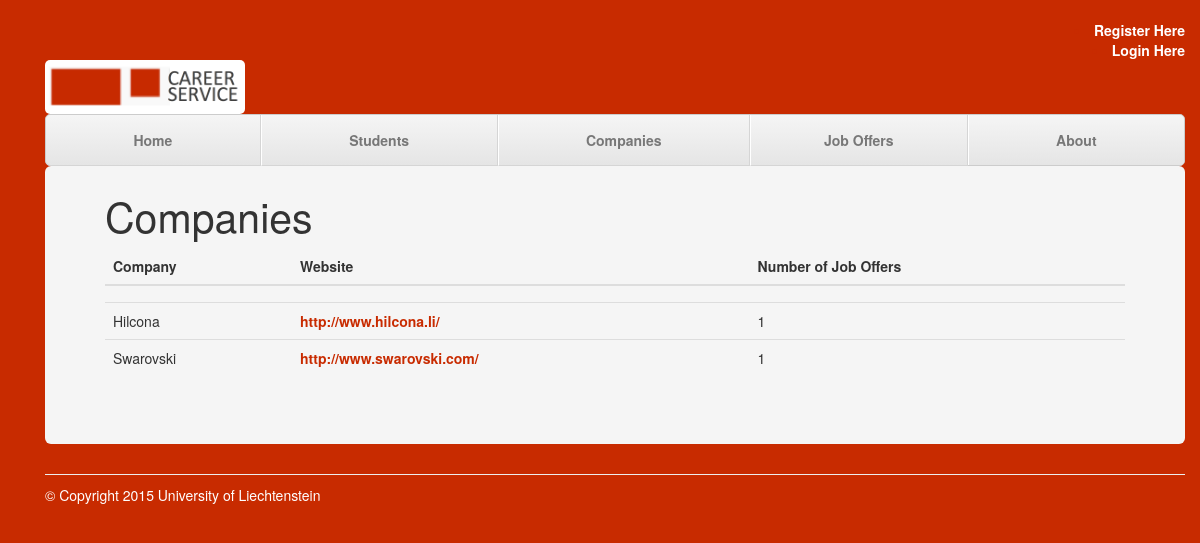
/career/companies/, run on the app's committed database.
### career/models.py (models this page shows)
class UserProfile(models.Model):
    user = models.OneToOneField(User, primary_key=True)
    email = models.EmailField(max_length=70, null= True, unique= True, blank=True)
    picture = models.ImageField(upload_to='profile_images', blank=True)
    phone_number = models.CharField(max_length=12, blank=True, default=0000000, null=True)
    USER_CHOICES = (
    (u's', u'Student'),
    (u'c', u'Company'),
    )
    user_type = models.CharField(max_length=1, choices=USER_CHOICES, null=True)
    student_surname = models.CharField(max_length=15, blank=True, null=True)
    student_name = models.CharField(max_length=15, blank=True, null=True)
    student_dateOfBirth = models.DateField(null=True, blank=True)
    STUDY_CHOICES = (
    (u'B', u'Business Administration'),
    (u'A', u'Architecture'),
    (u'E', u'Entrepreneurship'),
    (u'F', u'Finance'),
    (u'I', u'Information Systems'),
    )
    student_studyProgram = models.CharField(max_length=1, choices=STUDY_CHOICES, null=True, blank=True)
    DEGREE_CHOICES = (
    (u'B', u'BSc'),
    (u'M', u'MSc'),
    )
    student_degree= models.CharField(max_length=1, choices=DEGREE_CHOICES, null=True, blank=True)
    company_name = models.CharField(max_length=15, blank=True, null=True)
    business_sector = models.CharField(max_length=15, blank=True, null=True)
    contact_person = models.CharField(max_length=15, blank=True, null=True)
    link_to_website = models.URLField(blank=True, null=True)
    last_visited_jo = models.IntegerField(null=True, blank=True)
    def __unicode__(self):
        return self.user.username

### career/views.py (the view)
def companies(request):
    context_dict = {}
    company_dict = {}
    companies_list = UserProfile.objects.all().filter(user_type='c').exclude(user_id=0)
    for company in companies_list:
        joboffers_list = JobOffer.objects.all().filter(company=company)
        print company.company_name
        print company.link_to_website
        if len(joboffers_list) <> 0:
            company.number = len(joboffers_list)
    context_dict["companies"] = companies_list
    response = render(request, 'career/companies.html', context_dict)
    return response

### templates/career/companies.html (shortened to what this page needs)
{% extends 'career/base.html' %}
{% load staticfiles %}
{% block body_block %}
    <h1>Companies</h1>
    <table class="table table-hover">
    <thead>
      <tr>
        <th>Company</th>
        <th>Website</th>
        <th>Number of Job Offers</th>
      </tr>
    </thead>
    <tbody>
    {% for company in companies %}
      <tr>
        <td>{{ company.company_name }}</td>
        <td><a href="{{ company.link_to_website }}">{{ company.link_to_website }}</a></td>
        <td>{{ company.number }}</td>
      </tr>
    {% endfor %}
    </tbody>
  </table>
{% endblock %}

### static/css/justified-nav.css (style rules this page uses)
body { padding-top: 20px; }
a { text-decoration: none; }

### data on the page
UserProfile: company_name "Hilcona", link_to_website "http://www.hilcona.li/", number "1"
UserProfile: company_name "Swarovski", link_to_website "http://www.swarovski.com/", number "1"
